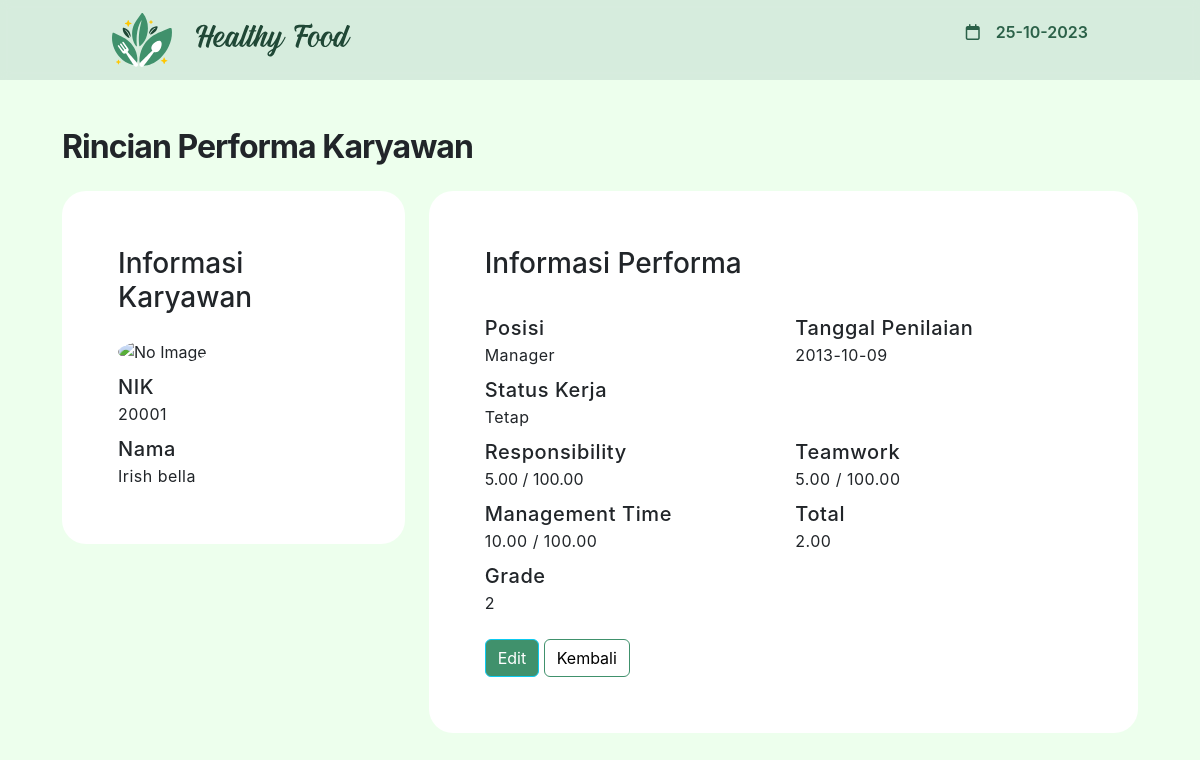
The app's page /view_performance.php?nik=20001 with its own data.
### tables this page shows
CREATE TABLE `performance` (
  `nik` int(8) NOT NULL,
  `foto` varchar(200) NOT NULL,
  `nama` varchar(200) NOT NULL,
  `status_kerja` enum('Tetap','Tidak Tetap') NOT NULL,
  `position` varchar(10) NOT NULL,
  `tgl_penilaian` date NOT NULL,
  `responsibility` decimal(10,2) NOT NULL,
  `teamwork` decimal(10,2) NOT NULL,
  `management_time` decimal(10,2) NOT NULL,
  `total` decimal(10,2) NOT NULL,
  `grade` varchar(3) NOT NULL
);

### view_performance.php (the view, shortened to what this page needs)
<!DOCTYPE html>
<html lang="en">
<?php
include "sqlConnect.php";
$nik = $_GET['nik'];
$sql = "SELECT * FROM performance where nik = '$nik' LIMIT 1";
$result = mysqli_query($conn, $sql);
if ($result->num_rows > 0) {
    while ($row = $result->fetch_assoc()) {
        $nik = $row['nik'];
        $nama = $row['nama'];
        $foto = $row['foto'];
        $tglPenilaian = $row['tgl_penilaian'];
        $posisi = $row['position'];
        $statusKerja = $row['status_kerja'];
        $responsibility = $row['responsibility'];
        $teamwork = $row['teamwork'];
        $management = $row['management_time'];
        $total = $row['total'];
        $grade = $row['grade'];
    }
}
?>
<head>
    <link href="https://cdn.jsdelivr.net/npm/bootstrap@5.3.2/dist/css/bootstrap.min.css" rel="stylesheet">
    <link rel="stylesheet" href="https://cdnjs.cloudflare.com/ajax/libs/font-awesome/6.0.0/css/all.min.css">
    <link rel="stylesheet" href="style.css">
</head>
<body>
  <nav class="navbar navbar-expand-lg bg-body-tertiary sticky-top">
    <div class="container-fluid">
      <a class="navbar-brand" href="#"><img src="images/logo.svg"><img src="images/logoText.svg"></a>
      <div class="collapse navbar-collapse" id="navbarNavAltMarkup">
        <div class="navbar-nav">
          <div>
            <i class="fa-regular fa-calendar"></i>
            <p id="tgl">tanggal</p>
          </div>
        </div>
      </div>
    </div>
  </nav>
    <div class="container">
        <div class="content-body">
            <div class="content-fluid">
                <h1 class="PageTitle mt-3">Rincian Performa Karyawan</h1>
                <div class="row">
                    <div class="col-12 col-md-4 mb-3">
                        <div class="card">
                            <div class="card-body">
                                <h3 class="mb-4">Informasi Karyawan</h3>
                                <div class="col-12 form-input mt-2">
                                    <img src="databaseFoto/<?php echo ($foto) ?>" alt="No Image" id="previewFoto" class="img-fluid rounded-circle" style="width: 100px; height: 100px;">
                                </div>
                                <div class="row">
                                    <div class="col-6 col-md-12 form-input mt-2">
                                        <label class="view-title">
                                            NIK
                                        </label>
                                        <br />
                                        <label class="view-value"><?php echo ($nik) ?></label>
                                    </div>
                                    <div class="col-6 col-md-12 form-input mt-2">
                                        <label class="view-title">
                                            Nama
                                        </label>
                                        <br />
                                        <label class="view-value"><?php echo ($nama) ?></label>
                                    </div>
                                </div>
                            </div>
                        </div>
                    </div>
                    <div class="col-12 col-md-8">
                        <div class="card">
                            <div class="card-body">
                                <h3>Informasi Performa</h3>
                                <div class="row mt-4">
                                    <div class="col-6 form-input mt-2">
                                        <label class="view-title">
                                            Posisi
                                        </label>
                                        <br />
                                        <label class="view-value"><?php echo ($posisi) ?></label>
                                    </div>
                                    <div class="col-12 col-sm-6 form-input mt-2">
                                        <label class="view-title">
                                            Tanggal Penilaian
                                        </label>
                                        <br />
                                        <label class="view-value"><?php echo ($tglPenilaian) ?></label>
                                    </div>
                                    <div class="col-12 form-input mt-2">
                                        <label class="view-title">
                                            Status Kerja
                                        </label>
                                        <br />
                                        <label class="view-value"><?php echo ($statusKerja) ?></label>
                                    </div>
                                    <div class="col-12 col-xxl-4 col-sm-6 form-input mt-2">
                                        <label class="view-title">
                                            Responsibility
                                        </label>
                                        <br />
                                        <label><?php echo ($responsibility) ?> / 100.00</label>
                                    </div>
                                    <div class="col-12 col-xxl-4 col-sm-6 form-input mt-2">
                                        <label class="view-title">
                                            Teamwork
                                        </label>
                                        <br />
                                        <label class="view-value"><?php echo ($teamwork) ?> / 100.00</label>
                                    </div>
                                    <div class="col-12 col-xxl-4 col-sm-6 form-input mt-2">
                                        <label class="view-title">
                                            Management Time
                                        </label>
                                        <br />
                                        <label class="view-value"><?php echo ($management) ?> / 100.00</label>
                                    </div>
                                    <div class="col-6 form-input mt-2">
                                        <label class="view-title">
                                            Total
                                        </label>
                                        <br />
                                        <label class="view-value"><?php echo ($total) ?></label>
                                    </div>
                                    <div class="col-6 form-input mt-2">
                                        <label class="view-title">
                                            Grade
                                        </label>
                                        <br />
                                        <label class="view-value"><?php echo ($grade) ?></label>
                                    </div>
                                </div>
                                <div class="mt-4">
                                    <a href="edit_performance.php?nik=<?php echo ($nik) ?>" target="_self">
                                        <div class="btn btn-info" style="background-color:#40916C;max-width:250px;color:white">Edit</div>
                                    </a>
                                    <a href="performance.php" target="_self">
                                        <div class="btn btn-primary" style="background-color:white;max-width:250px;border:2;border-color:#40916C;color:black;">
                                            Kembali
                                        </div>
                                    </a>
                                </div>
                            </div>
                        </div>
                    </div>
                </div>
            </div>
        </div>
    </div>
</body>
</html>

### style.css (style rules this page uses)
body { background-color: #EDFFED; height: 2000px; font-family: 'Inter', sans-serif; }
h1 { font-weight: 600; }
a { color: #2B6148; text-decoration: none; }
.card { border-radius: 24px; border: none; padding: 40px; }

### view_performance.php (style rules this page uses)
.container { padding: 2rem; }
.PageTitle { font-family: "Inter"; font-style: normal; font-weight: 700; font-size: 32px; line-height: 120%; letter-spacing: -0.03em; margin-bottom: 25px; }
.view-title { font-family: "Inter"; font-weight: 500; font-size: 20px; letter-spacing: +0.03em; }
.view-value { font-size: 16px; line-height: 120%; letter-spacing: +0.03em; }

### records on screen
performance: nik "20001", nama "Irish bella", position "Manager", tgl_penilaian "2013-10-09", status_kerja "Tetap", responsibility "5.00", teamwork "5.00", management_time "10.00", total "2.00", grade "2"
